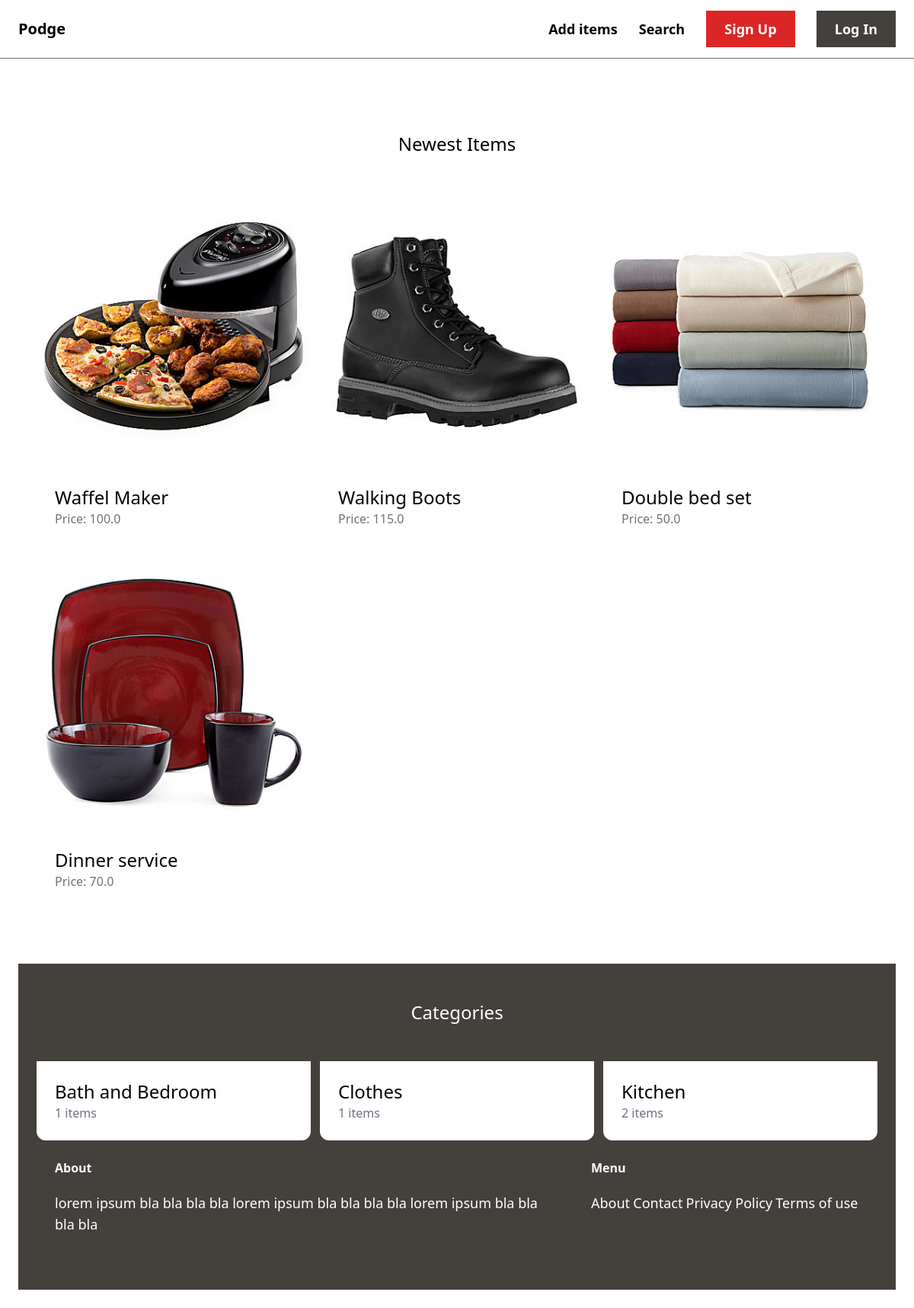
The page / on the database its author committed.
### item/models.py (models this page shows, shortened)
class Item(models.Model):
    category = models.ForeignKey(Category, related_name='items', on_delete=models.CASCADE)
    name = models.CharField(max_length=255)
    description = models.TextField(blank=True, null=True)
    price = models.FloatField()
    image = models.ImageField(upload_to='item_images', blank=True, null=True)
    is_sold = models.BooleanField(default=False)
    created_by = models.ForeignKey(User, related_name='items', on_delete=models.CASCADE)
    created_at = models.DateTimeField(auto_now_add=True)

class Category(models.Model):
    name = models.CharField(max_length=255)
    class Meta:
        ordering = ('name', )
        verbose_name_plural = 'Categories'

### home/views.py (the view)
# urls.py: path('', views.index, name='index'),
def index(request):
    items = Item.objects.filter(is_sold=False)[0:6]
    categories = Category.objects.all()
    return render(request, "home/index.html", {
        'categories': categories,
        'items': items,
    })

### home/templates/home/index.html (shortened to what this page needs)
{%  extends 'home/base.html' %}
{% block content %}
<div class="mt-6 px-6 py-12">
    <h2 class="mb-12 text-2xl text-center">Newest Items</h2>
    <div class="grid grid-cols-3 gap-3">
        {% for item in items %}
        <div>
            <a href="{% url 'item:detail' item.id %}">
                <div>
                    <img src="{{ item.image.url }}" class="rounded-t-xl">
                </div>
                <div class="p-6 bg-white rounded-b-xl">
                    <h2 class="text-2xl">{{ item.name }}</h2>
                    <p class="text-stone-500">Price: {{ item.price }}</p>
                </div>
            </a>
        </div>
        {% endfor %}
    </div>
</div>
    <div class="mt-6 px-6 py-12 bg-stone-700">
    <h2 class="mb-12 text-2xl text-white text-center">Categories</h2>
    <div class="grid grid-cols-3 gap-3">
        {% for category in categories %}
            <div>
                <a href="#">
                    <div class="p-6 bg-white rounded-b-xl">
                        <h2 class="text-2xl">{{ category.name }}</h2>
                        <p class="text-gray-500">{{ category.items.count }} items</p>
                    </div>
                </a>
            </div>
        {% endfor %}
{% endblock %}

### rows shown on the page
Item: image (picture), name "Waffel Maker", price "100.0"
Item: image (picture), name "Walking Boots", price "115.0"
Item: image (picture), name "Double bed set", price "50.0"
Item: image (picture), name "Dinner service", price "70.0"
Category: name "Bath and Bedroom", items.count "1"
Category: name "Clothes", items.count "1"
Category: name "Kitchen", items.count "2"
